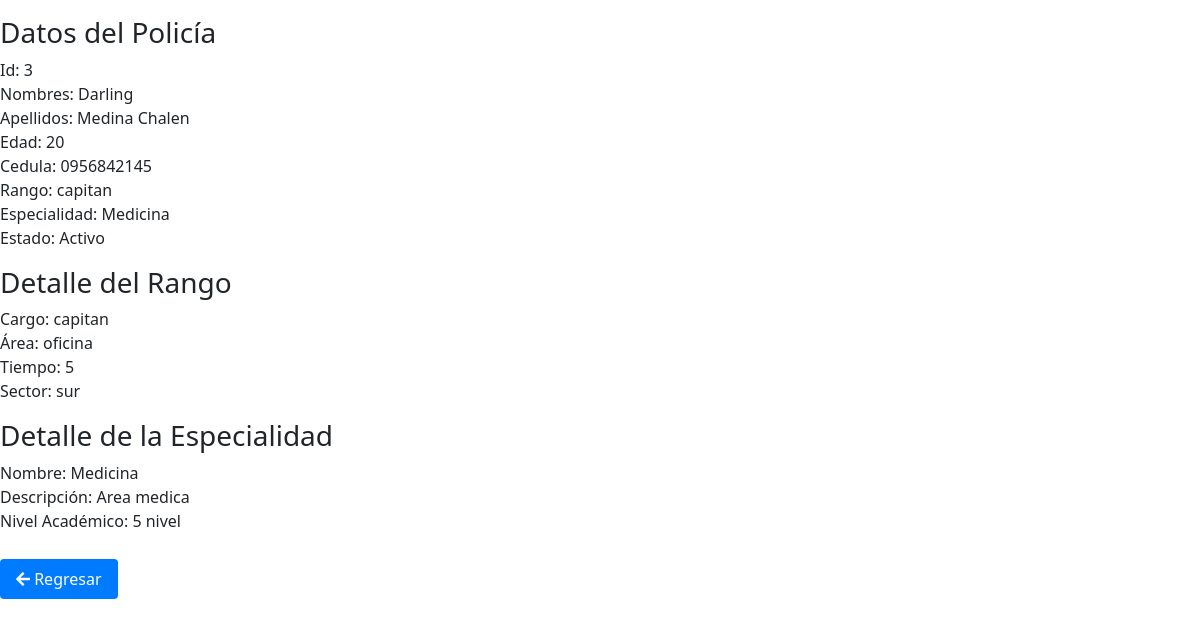
The page /ver_policia/3 on the database its author committed.
### policia/models.py (models this page shows, shortened)
class policia(models.Model):
    nombres = models.CharField(max_length=20, null=True)
    apellidos = models.CharField(max_length=20, null=True)
    edad = models.CharField(max_length=20, null=True)
    cedula = models.CharField(max_length=20, null=True)
    puesto = models.ForeignKey(rango, on_delete=models.SET_NULL, null=True)
    especialista = models.ForeignKey(especialidad, on_delete=models.SET_NULL, null=True)
    activo = models.BooleanField(default=True)

class rango(models.Model):
    cargo = models.CharField(max_length=20, null=True)
    area = models.CharField(max_length=50, null=True)
    tiempo = models.IntegerField(max_length=20, null=True)
    sector = models.CharField(max_length=150, null=True)
    def __str__(self):
        return f'{self.cargo} '

class especialidad(models.Model):
    nombre = models.CharField(max_length=20, null=True)
    descripcion = models.CharField(max_length=20, null=True)
    nivel_academico = models.CharField(max_length=20, null=True)
    def __str__(self):
        return f'{self.nombre}'

### policia/views.py (the view)
# urls.py: path('ver_policia/<int:id>', ver_policia),
def ver_policia(request, id):
    policia_instance = get_object_or_404(policia, pk=id)  # Cambia la referencia a la clase Policia
    datos = {'policia': policia_instance}
    pagina = loader.get_template('ver.html')
    return HttpResponse(pagina.render(datos, request))

### policia/templates/ver.html (shortened to what this page needs)
<!DOCTYPE html>
<html lang="en">
<head>
    {% load static %}
    <link href="{% static 'fontawesomefree/css/fontawesome.css' %}" rel="stylesheet" type="text/css">
    <link href="{% static 'fontawesomefree/css/brands.css' %}" rel="stylesheet" type="text/css">
    <link href="{% static 'fontawesomefree/css/solid.css' %}" rel="stylesheet" type="text/css">
    <link href="https://cdn.jsdelivr.net/npm/bootstrap@5.3.2/dist/css/bootstrap.min.css" rel="stylesheet">
    <link href="https://cdnjs.cloudflare.com/ajax/libs/font-awesome/5.15.4/css/all.min.css" rel="stylesheet">
</head>
<body>
    <p>
        <h3>Datos del Policía</h3>
        Id: {{policia.id}}<br>
        Nombres: {{policia.nombres}}<br>
        Apellidos: {{policia.apellidos}}<br>
        Edad: {{policia.edad}}<br>
        Cedula: {{policia.cedula}}<br>
        Rango: {{policia.puesto}}<br>
        Especialidad: {{policia.especialista}}<br>
        Estado: {% if policia.activo %}
            Activo
            {% else %}
            Inactivo
            {% endif %}<br>
    </p>
    <p>
        <h3>Detalle del Rango</h3>
        Cargo: {{policia.puesto.cargo}}<br>
        Área: {{policia.puesto.area}}<br>
        Tiempo: {{policia.puesto.tiempo}}<br>
        Sector: {{policia.puesto.sector}}<br>
    </p>
    <p>
        <h3>Detalle de la Especialidad</h3>
        Nombre: {{policia.especialista.nombre}}<br>
        Descripción: {{policia.especialista.descripcion}}<br>
        Nivel Académico: {{policia.especialista.nivel_academico}}<br>
    </p>
   <a href="{% url 'inicio' %}" class="btn-regresar"><i class="fas fa-arrow-left"></i> Regresar</a>
</body>
</html>

### policia/templates/ver.html (style rules this page uses)
.btn-regresar { display: inline-block; margin-top: 10px; padding: 8px 16px; font-size: 16px; text-decoration: none; color: white; background-color: #007bff; border: none; border-radius: 4px; }

### rows shown on the page
policia: id "3", nombres "Darling", apellidos "Medina Chalen", edad "20", cedula "0956842145", puesto "capitan", especialista "Medicina", puesto.cargo "capitan", puesto.area "oficina", puesto.tiempo "5", puesto.sector "sur", especialista.nombre "Medicina", especialista.descripcion "Area medica", especialista.nivel_academico "5 nivel"
